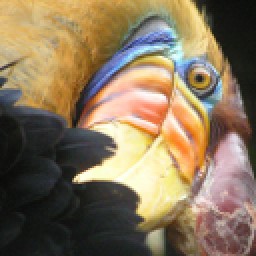
#> input picture Assignment 4: Machine Learning/Assignment 4 Data/test_image.png, 128 x 128 px, found by its file name (shown 2 times larger)
$ jupyter execute --allow-errors AI_Assignment4_AidanKiser.ipynb
#> lines starting #> are read from the running program, lines starting #| are printed output that depends on the picture
Aidan Kiser <br>
COMP-5600 <br>
25 March 2024 <br>
Assigment 4: Machine Learning

# Problem 1: Naive Bayes Classifier
**Bonus Points are attempted here:** <br>
Pandas was the only library to be used.

1.Compute and show the conditional probability distribution for each feature. Explain how you got these values and show your work. Note: You are expected to do this part of the question by hand. Explain how you got the probability distribution for at least two features in detail:

Here is a link to my calculations by hand, a copy will be included in my submission:<br>
[Hand Calculation](https://github.com/kiseraidan/COMP-5600/blob/main/Assignment%204%3A%20Machine%20Learning/number%201%20part%201.pdf)

<br>

Here is the code for the conditional probability distribution for each feature:

[cell 1]
import pandas as pd

# load the data from the excel file
file_path = 'Assignment2_NB_Data.xlsx'
#> (the rest of this cell did not finish here and is left out)

2.Using your conditional probability table, write a Python code that will compute the probabilities for each example in the test data. Your program should output the proba- bilities of each class as well as the final classification based on the MAP rule. Note: You should hard-code the conditional probabilities from the previous step into your code.

[cell 2]
import pandas as pd

# hard-coded conditional probabilities based on the previous analysis
conditional_probabilities = {
    'Apartment': {
        'Local Price': {'mean': 7.33, 'std': 3.62},
        'Bathrooms': {'mean': 1.29, 'std': 0.57},
        'Land Area': {'mean': 6.10, 'std': 3.26},
        'Living area': {'mean': 1.51, 'std': 0.70},
        '# Garages': {'mean': 1.21, 'std': 0.70},
        '# Rooms': {'mean': 6.86, 'std': 1.35},
        '# Bedrooms': {'mean': 3.43, 'std': 0.98},
        'Age of home': {'mean': 38.71, 'std': 14.68}
    },
    'Condo': {
        'Local Price': {'mean': 7.42, 'std': 4.61},
        'Bathrooms': {'mean': 1.33, 'std': 0.61},
        'Land Area': {'mean': 6.02, 'std': 2.54},
        'Living area': {'mean': 1.55, 'std': 0.92},
        '# Garages': {'mean': 1.33, 'std': 0.52},
        '# Rooms': {'mean': 6.83, 'std': 1.60},
        '# Bedrooms': {'mean': 3.33, 'std': 0.82},
        'Age of home': {'mean': 39.67, 'std': 13.95}
    },
    'House': {
        'Local Price': {'mean': 5.76, 'std': 0.57},
        'Bathrooms': {'mean': 1.07, 'std': 0.19},
        'Land Area': {'mean': 6.63, 'std': 2.25},
        'Living area': {'mean': 1.39, 'std': 0.21},
        '# Garages': {'mean': 1.07, 'std': 0.84},
        '# Rooms': {'mean': 6.14, 'std': 0.69},
        '# Bedrooms': {'mean': 3.00, 'std': 0.58},
        'Age of home': {'mean': 34.29, 'std': 12.72}
    }
}

# function to calc the Gaussian probability density
def gaussian_probability(x, mean, std):
    exponent = -((x-mean)**2 / (2 * std**2))
    return (1 / (std * (2 * 3.141592653589793)**0.5)) * (2.718281828459045**exponent)

# function to calc class probabilities for an example
def calculate_class_probabilities(example):
    probabilities = {}
    for class_type, features in conditional_probabilities.items():
        probabilities[class_type] = 1  # Assuming equal priors
        for feature, params in features.items():
            x = example.get(feature, 0)
            probabilities[class_type] *= gaussian_probability(x, params['mean'], params['std'])
    return probabilities

# classifier function
def classify(example):
    probabilities = calculate_class_probabilities(example)
    best_class, best_prob = None, -1
    for class_type, probability in probabilities.items():
        if best_class is None or probability > best_prob:
            best_prob = probability
            best_class = class_type
    return best_class

# load the test data
test_data_path = 'Assignment2_NB_Data.xlsx'
#> (the rest of this cell did not finish here and is left out)

3.Analyze the performance of the code using different metrics (accuracy, precision, recall, etc.) and briefly discuss your insights about the performance of the approach (good or bad) and the merits of using one metric over the other. You can use plots and other mechanisms to support your conclusions.

#> (a cell that did not finish here is left out)

**Conclusion:** <br>
The performance of this classifier is moderately good in terms of precision but lacks in recall, particularly for the 'Apartment' class. This might indicate that the model is conservative in predicting 'Apartment', leading to fewer false positives but more false negatives.
<br>
Accuracy alone might not be the best metric for evaluating this classifier, especially if the class distribution is imbalanced. Precision and recall offer a more nuanced view of its performance, especially when the costs of false positives and false negatives differ.

# Problem 2: Image Compression <br>
**Bonus Points are attempted here:** <br>
Only NumPy, OpenCV, and Python's standard library were used.

[cell 4]
import cv2
import numpy as np
import random

# function to initialize centroids randomly
def initialize_centroids(pixels, k):
    random_indices = np.random.choice(len(pixels), size=k, replace=False)
    centroids = pixels[random_indices]
    return centroids

# function to find the closest centroid for each pixel
def closest_centroid(pixels, centroids):
    distances = np.sqrt(((pixels - centroids[:, np.newaxis])**2).sum(axis=2))
    return np.argmin(distances, axis=0)

# function to move centroids to the mean of assigned points
def move_centroids(pixels, closest, centroids):
    return np.array([pixels[closest == k].mean(axis=0) for k in range(centroids.shape[0])])

# function for the k-means algorithm
def k_means(pixels, k, max_iters=100):
    centroids = initialize_centroids(pixels, k)
    for _ in range(max_iters):
        closest = closest_centroid(pixels, centroids)
        centroids = move_centroids(pixels, closest, centroids)
    return centroids, closest

# read the image
img = cv2.imread('test_image.png')
#> img is the input picture: shape (128, 128, 3); mean B, G, R 91.3, 117.4, 135.4

# reshape the image to a 2D array of pixels and 3 color values (RGB)
height, width, channels = img.shape
#> height = 128; width = 128; channels = 3
pixels = img.reshape((-1, 3))

# number of clusters
k = 4

# run k-means algorithm
centroids, closest = k_means(pixels.astype(float), k)
#> in initialize_centroids, `random_indices = np.random.choice(len(pixels), size=k, replace=False)`: random_indices = [3180, 10131, 7536, 598]
#> in initialize_centroids, `centroids = pixels[random_indices]`: centroids = [[103, 184, 223], [28, 34, 29], [51, 75, 123], [73, 153, 178]]
#> centroids = [[188.9, 219.1, 232.5], [30.8, 33.23, 32.8], [82.42, 102.4, 124.9], [107, 163.2, 202.5]]; closest = 16384 values, max 3 at index 0, min 0 at index 93, mean 1.59

# replace each pixel value with its nearest centroid
compressed_pixels = centroids[closest].astype(int)

# reshape the image to its original dimensions
compressed_img = compressed_pixels.reshape((height, width, channels))
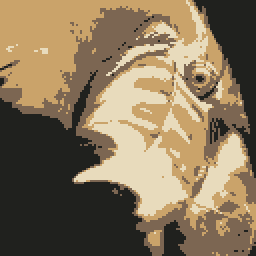
#> compressed_img: shape (128, 128, 3) int64 (shown 2 times larger); mean of channels 0, 1, 2 90.5, 117.2, 134.7; drawn as B, G, R

# save the compressed image
compressed_image_path = 'compressed_image_naive.png'
cv2.imwrite(compressed_image_path, compressed_img)
#> Out = True

**Experiment with different values of k and briefly describe your thoughts about which value works best for this problem:** <br>
<br>
Below is an implementation of the elbow method heuristic to find the amount of clusters that work best for this scenario. I chose to use the elbow method because I think it is the easiest and most accessible on the internet. <br>
<br>
I used a k range of 1 to 24 due to computational constraints, though I think it gets the idea across. I used the Sum of Squared Distances (SSD) between each pixel and its assigned centroid. <br>
<br>
As you can see by the plot, the elbow is between 3 to 6, which means these values would generally be best for this scenario.

[cell 5]
import cv2
import numpy as np
import matplotlib.pyplot as plt

# function to compute the sum of squared distances
def calculate_ssd(pixels, labels, centroids):
    ssd = 0
    for i in range(centroids.shape[0]):
        ssd += np.sum((pixels[labels == i] - centroids[i]) ** 2)
    return ssd

# load the image
img = cv2.imread('test_image.png')
height, width, channels = img.shape
pixels = img.reshape((-1, 3))

# define a range of k values
k_values = range(1, 25)
ssd_values = []

# perform k-means clustering for each k and compute the SSD
for k in k_values:
    centroids, labels = k_means(pixels.astype(float), k, max_iters=10)
    ssd = calculate_ssd(pixels, labels, centroids)
    ssd_values.append(ssd)
#> this loop made 24 passes
#> ssd on passes 10 to 21: 14415833.6, 11868473, 15121083.1, 11381263.3, 9299498.5, 9259471.3, 8273419, 7332037.8, 7862120.5, 8421528, 8096869.6, 6320823
#> ssd on passes 4 to 9: 29275466.6, 23670993.3, 19628575.9, 17073116, 15762544.9, 14034421.1
#> after the loop, ssd_values = [262613802.2, 74168702.3, 42663422.2, 29275466.6, 23670993.3, 19628575.9, 17073116, 15762544.9, 14034421.1, 14415833.6, 11868473, 15121083.1, 11381263.3, 9299498.5, 9259471.3, 8273419, 7332037.8, 7862120.5, 8421528, 8096869.6, 6320823, 6442224.5, 6376516.5, 6829670.7]

# plot the SSD values
plt.figure(figsize=(10, 6))
plt.plot(k_values, ssd_values, 'bo-')
plt.xlabel('Number of clusters (k)')
plt.ylabel('Sum of squared distances (SSD)')
plt.title('SSD for different values of k')
plt.xticks(k_values)
plt.grid(True)
plt.show()
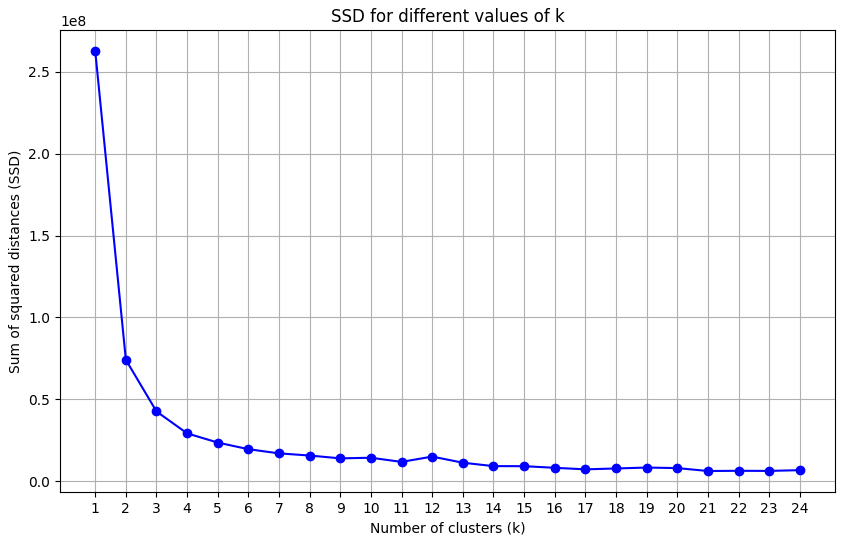
#> figure drawn by matplotlib, 1 panel; curve peaks at x = 1, y = 262613802.2

# Problem 3: Linear Regression <br>
**Bonus Points are attempted here:** <br>
Only NumPy and Matplotlib were used.

[cell 6]
import numpy as np
import matplotlib.pyplot as plt

# function to compute the loss function
def compute_loss(X, y, theta):
    m = len(y)  # number of training examples
    J = np.sum((X.dot(theta) - y) ** 2) / (2 * m)
    return J

# function for gradient descent
def gradient_descent(X, y, theta, learning_rate, iterations):
    m = len(y)
    J_history = []  # to track the loss function value at each iteration

    for i in range(iterations):
        predictions = X.dot(theta)
        errors = predictions - y
        delta = (1 / m) * (X.T.dot(errors))
        theta -= learning_rate * delta
        J_history.append(compute_loss(X, y, theta))

    return theta, J_history

# load the data
#> (the rest of this cell did not finish here and is left out)

**Use your knowledge gleaned from the previous step to answer the following questions:** <br>
<br>
**a. Is the relationship linear?** <br>
The relationship between X and Y is linear, as evidenced by the success of our linear regression model in capturing the trend of the data. The linear regression line closely aligns with both the training and test datasets, indicating that the model has effectively learned the underlying linear relationship between these variables. This process not only demonstrated the practical steps involved in implementing and applying linear regression but also highlighted the utility of gradient descent in optimizing the model's parameters to fit the data.
<br>
**b. Do you need feature engineering to add any non-linearity?** <br>
Based on the observed effectiveness of the linear regression model in this scenario, feature engineering to introduce non-linearity does not appear to be required. The linear model provides a sufficient and parsimonious fit for the data, effectively modeling the relationship between X and Y.
<br>
**c. If so, how can you engineer these features?** <br>
These strategies could be useful if non-linearity through feature engineering becomes necessary: <br>
*   Polynomial Features
*   Interaction Features
*   Logarithmic Transformations
*   Exponential & Power Transformations
*   Root Transformations
*   Trigonometric Transformations

**d. What are some functions that you can try?** <br>
*   Polynomial Features
  *   Quadratic($x^2$): Captures parabolic trends.
  *   Cubic($x^3$): Models phenomena with an S-curve shape, including acceleration patterns.
*   Interaction Features($x_1$ × $x_2$): Useful when the effect of one variable on the outcome depends on another variable.
*   Logarithmic Transformations($log$($x$)): Effective for dealing with exponential growth or decay, and for reducing skewness in positively skewed data.
*   Exponential & Power Transformations($e^x$): Can model growth processes or reverse the effects of a logarithmic transformation.
*   Root Transformations
  *  Square Root($\sqrt{x}$): Reduces right skewness and can linearize quadratic relationships.
  *   Cube Root($\sqrt[3]{x}$): Helpful for handling negatively skewed data.
*   Trigonometric Transformations
  *  Sine($sin$($x$)) & Cosine($cos$($x$)): Suitable for seasonal or periodic patterns.

**e. Plot each of them individually to verify!** <br>
Below is the code for the plots.

[cell 7]
import numpy as np
import matplotlib.pyplot as plt

# generate a range of x values
x = np.linspace(-10, 10, 400)

# define the functions
y_quadratic = x**2
y_cubic = x**3
y_log = np.log(np.abs(x) + 1)  # to handle negative values and avoid log(0)
y_exp = np.exp(x / 10)  # scale to make the exponential growth more visible
y_sqrt = np.sqrt(np.abs(x))
y_sin = np.sin(x)
y_cos = np.cos(x)
y_inverse = 1 / (np.abs(x) + 1)  # to handle x=0
y_tanh = np.tanh(x)

# creating plots for each transformation
fig, axs = plt.subplots(3, 3, figsize=(15, 15))

axs[0, 0].plot(x, y_quadratic)
axs[0, 0].set_title('$y = x^2$')

axs[0, 1].plot(x, y_cubic)
axs[0, 1].set_title('$y = x^3$')

axs[0, 2].plot(x, y_log)
axs[0, 2].set_title('$y = log(|x| + 1)$')

axs[1, 0].plot(x, y_exp)
axs[1, 0].set_title('$y = exp(x / 10)$')

axs[1, 1].plot(x, y_sqrt)
axs[1, 1].set_title('$y = \sqrt{|x|}$')

axs[1, 2].plot(x, y_sin)
axs[1, 2].set_title('$y = sin(x)$')

axs[2, 0].plot(x, y_cos)
axs[2, 0].set_title('$y = cos(x)$')

axs[2, 1].plot(x, y_inverse)
axs[2, 1].set_title('$y = 1/(|x| + 1)$')

axs[2, 2].plot(x, y_tanh)
axs[2, 2].set_title('$y = tanh(x)$')

plt.tight_layout()
plt.show()
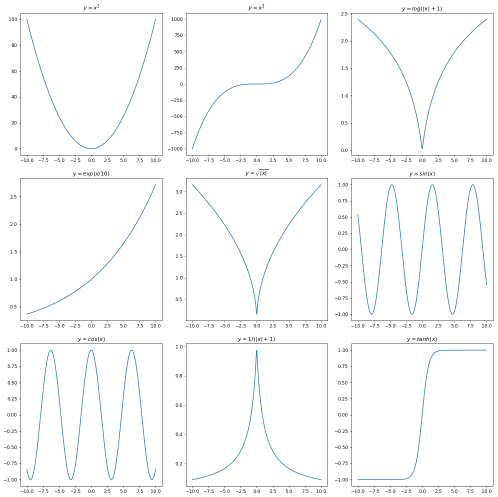
#> figure drawn by matplotlib, 9 panels; panel 1: curve peaks at x = -10, y = 100; panel 2: curve peaks at x = 10, y = 1000; panel 3: curve peaks at x = -10, y = 2.4; panel 4: curve peaks at x = 10, y = 2.72

$ run again, with Assignment 2: Logic & Semantics/Completed Code/plugins/both.png copied over Assignment 4: Machine Learning/Assignment 4 Data/test_image.png
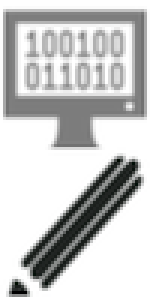
#> input picture Assignment 2: Logic & Semantics/Completed Code/plugins/both.png, 50 x 100 px, found by its file name (shown 3 times larger)
#> img is the input picture: shape (100, 50, 3); mean B, G, R 200.6, 200.9, 200.4
#> random_indices = [398, 3833, 4836, 4572]
#> in initialize_centroids, `centroids = pixels[random_indices]`: centroids = [[169, 169, 169], [133, 134, 132], [255, 255, 255], [255, 255, 255]]
#> `centroids, closest = k_means(pixels.astype(float), k)`: centroids = [[nan, nan, nan], [200.6, 200.9, 200.4], [nan, nan, nan], [nan, nan, nan]]; closest = 5000 values from 1 to 1
#> compressed_img: shape (100, 50, 3) int64; every value is 200
#> Out = True
#> the loop `for k in k_values:` made 24 passes
#> ssd on passes 11 to 18: 72382048.9, 72382048.9, 72382048.9, 72382048.9, 72382048.9, 72382048.9, 72382048.9, 72382048.9
#> after the loop `for k in k_values:`: ssd_values = [72382048.9, 15008489.5, 72382048.9, 6589713.7, 72382048.9, 72382048.9, 72382048.9, 72382048.9, 72382048.9, 72382048.9, 72382048.9, 72382048.9, 72382048.9, 72382048.9, 72382048.9, 72382048.9, 72382048.9, 72382048.9, 72382048.9, 72382048.9, 72382048.9, 72382048.9, 72382048.9, 72382048.9]
#> `plt.show()`:
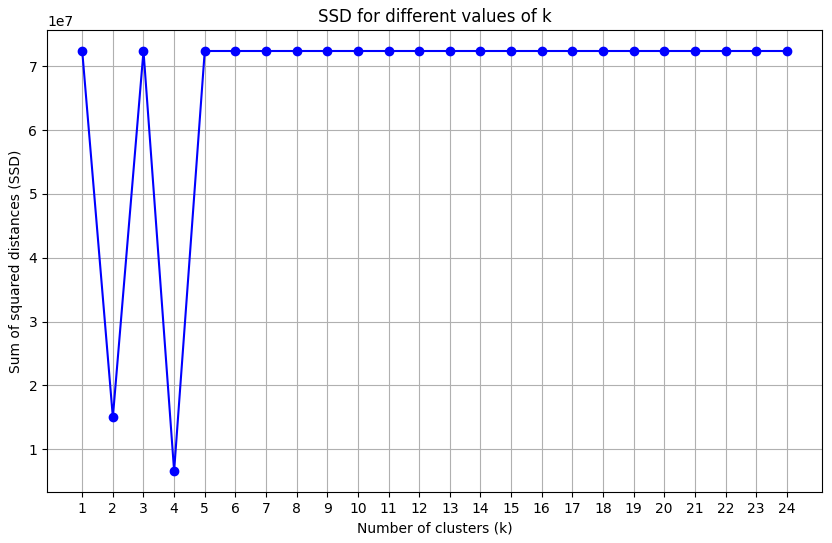
#> figure drawn by matplotlib, 1 panel; curve peaks at x = 1, y = 72382048.9
